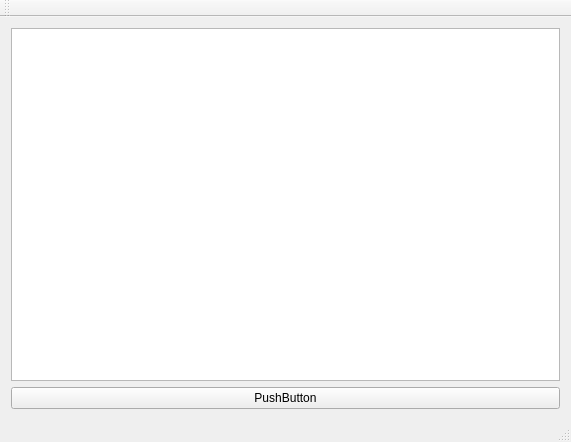
<?xml version="1.0" encoding="UTF-8"?>
<ui version="4.0">
 <class>MainWindow</class>
 <widget class="QMainWindow" name="MainWindow">
  <property name="geometry">
   <rect>
    <x>0</x>
    <y>0</y>
    <width>571</width>
    <height>442</height>
   </rect>
  </property>
  <property name="windowTitle">
   <string>MainWindow</string>
  </property>
  <widget class="QWidget" name="centralWidget">
   <layout class="QVBoxLayout" name="verticalLayout">
    <item>
     <widget class="QListWidget" name="list_display_scientists"/>
    </item>
    <item>
     <widget class="QPushButton" name="button_display_scientists">
      <property name="text">
       <string>PushButton</string>
      </property>
     </widget>
    </item>
   </layout>
  </widget>
  <widget class="QMenuBar" name="menuBar">
   <property name="geometry">
    <rect>
     <x>0</x>
     <y>0</y>
     <width>571</width>
     <height>21</height>
    </rect>
   </property>
  </widget>
  <widget class="QToolBar" name="mainToolBar">
   <attribute name="toolBarArea">
    <enum>TopToolBarArea</enum>
   </attribute>
   <attribute name="toolBarBreak">
    <bool>false</bool>
   </attribute>
  </widget>
  <widget class="QStatusBar" name="statusBar"/>
 </widget>
 <layoutdefault spacing="6" margin="11"/>
 <resources/>
 <connections/>
</ui>
